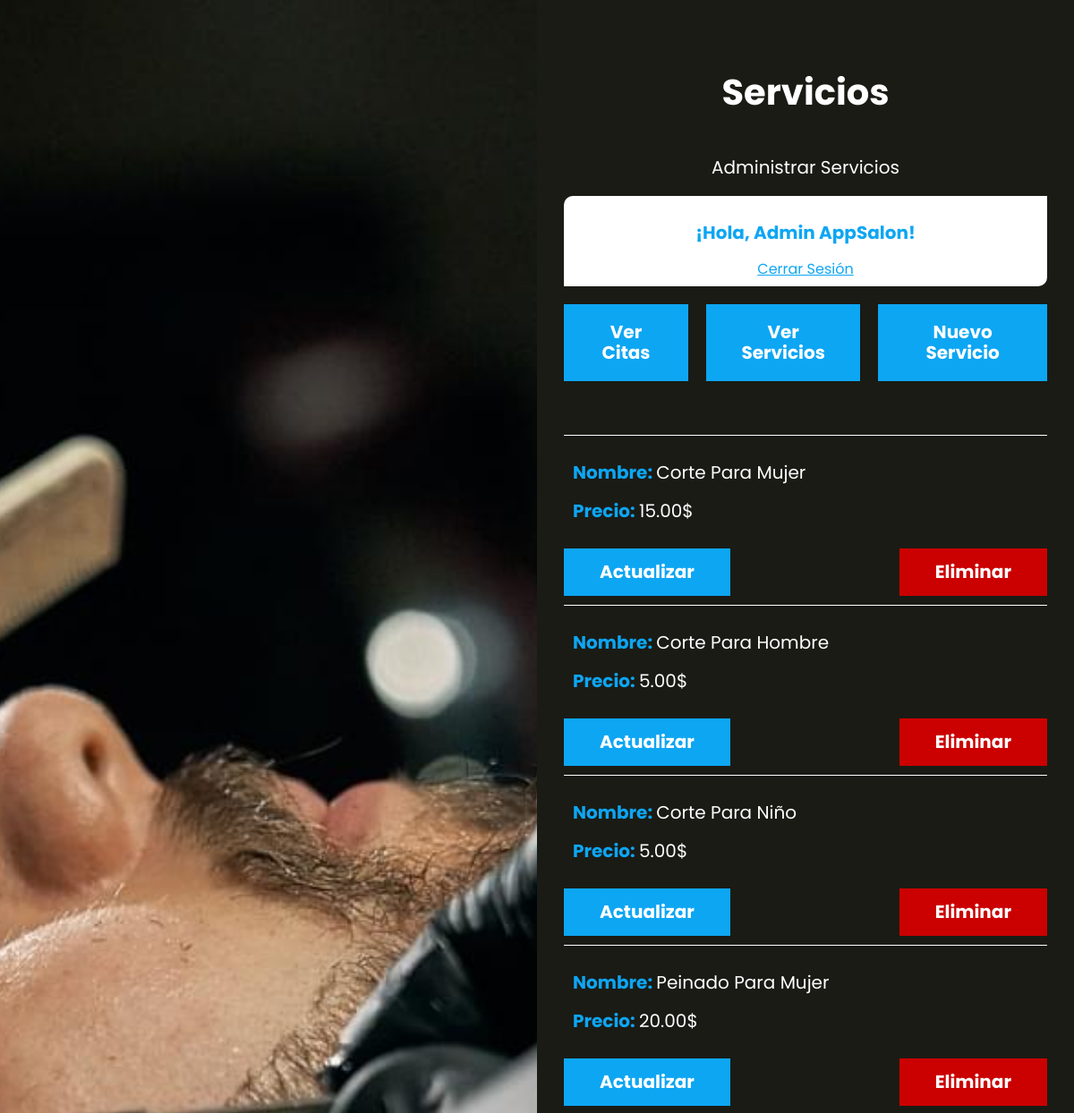
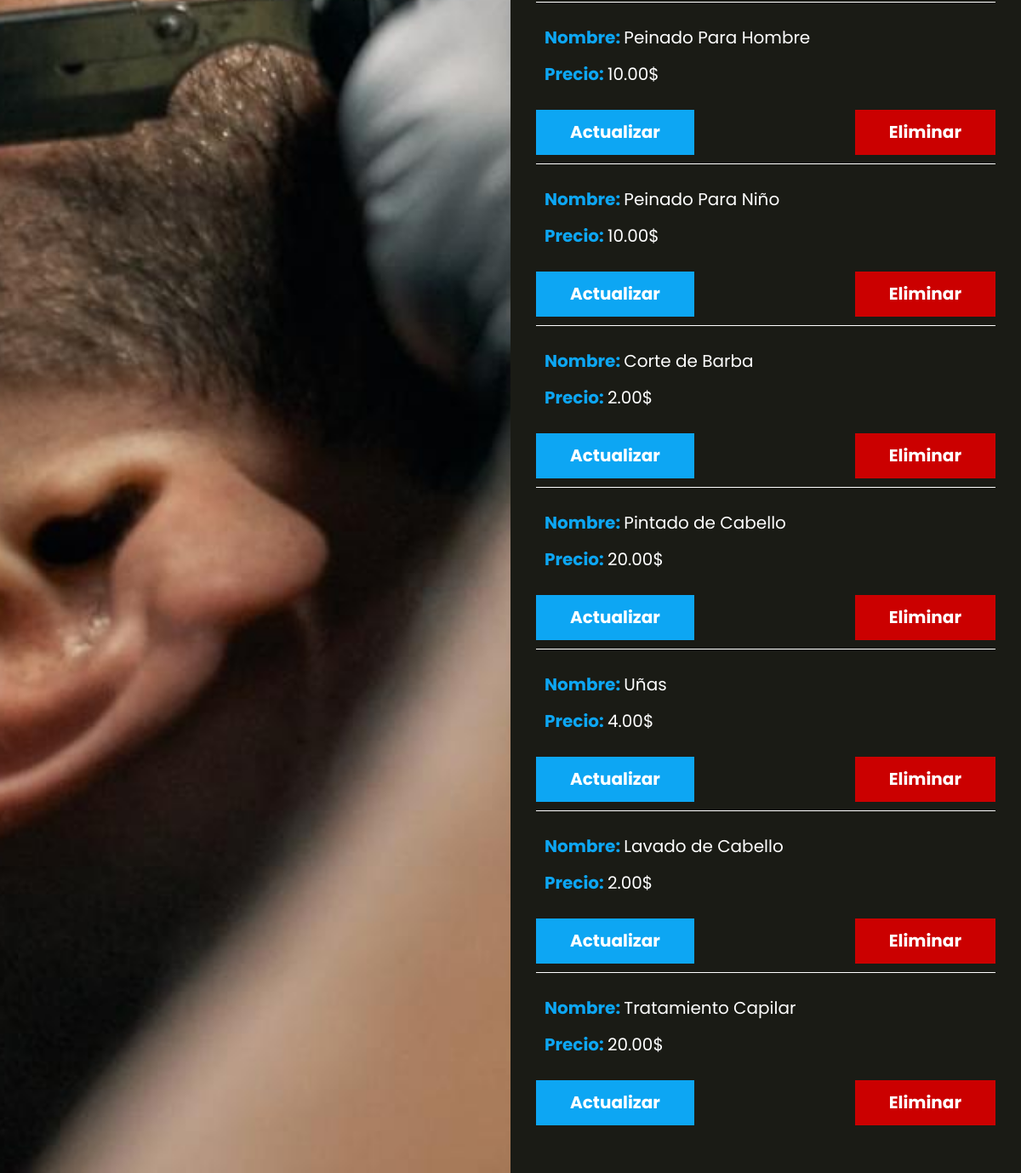
The app's page /servicios (signed in) with its own data (2 pictures, top to bottom).
### tables this page shows
CREATE TABLE `servicios` (
  `id` int NOT NULL,
  `nombre` varchar(60) DEFAULT NULL,
  `precio` decimal(5,2) DEFAULT NULL
);

### controllers/ServicioController.php (called while the page is built, shortened)
<?php
class ServicioController
{
    public static function index(Router $router)
    {
        $servicios = Servicio::all();
        $router->render('servicios/index', [
            'nombre' => $_SESSION['nombre'],
            'servicios' => $servicios
        ]);
    }
}

### public/index.php (called while the page is built, shortened)
<?php
$router = new Router();
$router->get('/', [LoginController::class, 'login']);
$router->post('/', [LoginController::class, 'login']);
$router->get('/logout', [LoginController::class, 'logout']);
$router->get('/olvide', [LoginController::class, 'olvide']);
$router->post('/olvide', [LoginController::class, 'olvide']);
$router->get('/recuperar', [LoginController::class, 'recuperar']);
$router->post('/recuperar', [LoginController::class, 'recuperar']);
$router->get('/crear-cuenta', [LoginController::class, 'crear']);
$router->post('/crear-cuenta', [LoginController::class, 'crear']);
$router->get('/confirmar-cuenta', [LoginController::class, 'confirmar']);
$router->get('/mensaje', [LoginController::class, 'mensaje']);
$router->get('/cita', [CitaController::class, 'index']);
$router->get('/admin', [AdminController::class, 'index']);
$router->get('/api/servicios',[APIController::class, 'index']);
$router->post('/api/citas', [APIController::class, 'guardar']);
$router->post('/api/eliminar', [APIController::class, 'eliminar']);
$router->get('/servicios', [ServicioController::class, 'index']);
$router->get('/servicios/crear', [ServicioController::class, 'crear']);
$router->post('/servicios/crear', [ServicioController::class, 'crear']);
$router->get('/servicios/actualizar', [ServicioController::class, 'actualizar']);
$router->post('/servicios/actualizar', [ServicioController::class, 'actualizar']);
$router->post('/servicios/eliminar', [ServicioController::class, 'eliminar']);
$router->comprobarRutas();

### models/ActiveRecord.php (called while the page is built, shortened)
<?php
class ActiveRecord {
    protected static $db;
    protected static $tabla = '';
    public static function setDB($database) {
        self::$db = $database;
    }
    public static function consultarSQL($query) {
        $resultado = self::$db->query($query);
        $array = [];
        while($registro = $resultado->fetch_assoc()) {
            $array[] = static::crearObjeto($registro);
        }
        return $array;
    }
    protected static function crearObjeto($registro) {
        $objeto = new static;
        foreach($registro as $key => $value ) {
            if(property_exists( $objeto, $key  )) {
                $objeto->$key = $value;
            }
        }
        return $objeto;
    }
    public static function all() {
        $query = "SELECT * FROM " . static::$tabla;
        $resultado = self::consultarSQL($query);
        return $resultado;
    }
}

### views/servicios/index.php (the view, shortened to what this page needs)
<h1 class="nombre-pagina">Servicios</h1>
<p class="descripcion-pagina">Administrar Servicios</p>
<?php
include_once __DIR__ . '/../templates/barra.php';
?>
<ul class="servicios">
    <?php
    foreach ($servicios as $servicio) { ?>
        <li>
            <p>Nombre: <span><?php echo $servicio->nombre; ?></span></p>
            <p>Precio: <span><?php echo $servicio->precio; ?>$</span></p>
        </li>
        <div class="acciones">
            <a href="/servicios/actualizar?id=<?php echo $servicio->id; ?>" class="boton">Actualizar</a>
            <form action="/servicios/eliminar" method="POST">
                <input type="submit" class="boton-eliminar" value="Eliminar">
            </form>
        </div>
    <?php } ?>
</ul>

### views/templates/barra.php
<div class="barra">
    <p>¡Hola, <?php echo $nombre ?? 'Invitado' ?>!</p>
    <a href="/logout">Cerrar Sesión</a>
</div>
<?php
if (isset($_SESSION['admin'])) { ?>
    <div class="barra-servicios">
        <a href="/admin" class="boton">Ver Citas</a>
        <a href="/servicios" class="boton">Ver Servicios</a>
        <a href="/servicios/crear" class="boton">Nuevo Servicio</a>
    </div>
<?php }
?>

### Router.php (shortened to what this page needs)
<?php
class Router
{
    public array $getRoutes = [];
    public array $postRoutes = [];
    public function get($url, $fn)
    {
        $this->getRoutes[$url] = $fn;
    }
    public function post($url, $fn)
    {
        $this->postRoutes[$url] = $fn;
    }
    public function comprobarRutas()
    {
        $currentUrl = strtok($_SERVER['REQUEST_URI'], '?') ?? '/';
        $method = $_SERVER['REQUEST_METHOD'];
        if ($method === 'GET') {
            $fn = $this->getRoutes[$currentUrl] ?? null;
        } else {
            $fn = $this->postRoutes[$currentUrl] ?? null;
        }
        if ( $fn ) {
            call_user_func($fn, $this);
        } else {
            echo "Página No Encontrada o Ruta no válida";
        }
    }
    public function render($view, $datos = [])
    {
        include_once __DIR__ . "/views/$view.php";
        $contenido = ob_get_clean();
        include_once __DIR__ . '/views/layout.php';
    }
}

### views/layout.php (shortened to what this page needs)
<!DOCTYPE html>
<html lang="es">
<head>
    <link rel="stylesheet" href="/build/css/app.css">
</head>
<body>
    <div class="contenedor-app">
        <div class="imagen">
        </div>
        <div class="app">
            <?php echo $contenido; ?>
        </div>
    </div>
</body>
</html>

### public/build/css/app.css (style rules this page uses)
html { line-height:1.15;-webkit-text-size-adjust:100% }
body { margin:0 }
h1 { font-size:2em;margin:.67em 0 }
a { background-color:transparent }
button,input,optgroup,select,textarea { font-family:inherit;font-size:100%;line-height:1.15;margin:0 }
button,input { overflow:visible }
[type=button],[type=reset],[type=submit],button { -webkit-appearance:button }
html { font-size:62.5%;box-sizing:border-box;height:100% }
body { min-height:100%;display:flex;flex-direction:column;background-color:#1a1b15;color:#fff }
@media (min-width:768px) { body { height:100% } }
*,:after,:before { box-sizing:inherit }
body { font-family:Poppins,sans-serif;font-size:1.6rem }
a { text-decoration:none }
h1,h2,h3 { font-family:Poppins,sans-serif;margin:0 0 2.5rem;font-weight:900;color:#fff;text-align:center }
h1 { font-size:4rem }
p { color:#fff;font-size:2rem }
.nombre-pagina { margin:5rem 0;font-weight:700 }
.descripcion-pagina { text-align:center }
@media (min-width:768px) { .contenedor-app { display:grid;grid-template-columns:repeat(2,1fr);min-height:100vh } }
.contenedor-app .imagen { height:20rem;background-image:url(../img/1.jpg);background-size:cover;background-position:50% }
@media (min-width:768px) { .contenedor-app .imagen { height:auto } }
.contenedor-app .app { width:100%;margin:0 auto;padding:3rem }
@media (min-width:768px) { .contenedor-app .app { overflow-y:auto } }
.barra-servicios { margin-bottom:5rem }
@media (min-width:768px) { .barra-servicios { display:flex;justify-content:space-between;gap:2rem } }
.barra-servicios .boton { margin:0 0 1rem;padding:1rem 2rem;font-size:1.6rem;transition:all .3s ease }
@media (min-width:1024px) { .barra-servicios .boton { padding:2rem 3rem;font-size:2rem;transition:all .3s ease } }
.barra { display:block;padding:1rem 0;background-color:#fff;text-align:center;border-radius:1rem 0 1rem 0;margin:0 auto 2rem }
.barra p { color:#0da6f3;font-weight:700 }
.barra a { color:#0da6f3;text-decoration:underline;transition:all .3s ease }
.citas,.servicios { list-style:none;padding:0 }
.citas li,.servicios li { padding:1rem;border-top:.1rem solid #fff }
.citas li p,.servicios li p { font-weight:700;color:#0da6f3 }
.citas li .servicio,.citas li span,.servicios li .servicio,.servicios li span { font-weight:400;color:#fff }
.servicios .acciones { margin:0 }
.servicios .boton,.servicios .boton-eliminar { margin:0 0 1rem }
.boton { background-color:#0da6f3;padding:1.5rem 4rem;color:#fff;font-size:2rem;font-weight:400;display:inline-block;font-weight:700;border:none;transition-property:background-color;transition-duration:.3s;text-align:center;display:block;width:100%;margin:5rem 0 }
@media (min-width:768px) { .boton { width:auto } }
.boton-eliminar { background-color:#cb0000;padding:1.5rem 4rem;color:#fff;font-size:2rem;font-weight:400;display:inline-block;font-weight:700;border:none;transition-property:background-color;transition-duration:.3s;text-align:center;display:block;width:100%;margin:5rem 0 }
@media (min-width:768px) { .boton-eliminar { width:auto } }
.acciones { margin-top:5rem }
@media (min-width:768px) { .acciones { display:flex;justify-content:space-between;align-items:center } }
.acciones a { margin-bottom:2.5rem }
.acciones a,.alerta { color:#fff;display:block;text-align:center }

### records on screen
servicios: nombre "Corte Para Mujer", precio "15.00"
servicios: nombre "Corte Para Hombre", precio "5.00"
servicios: nombre "Corte Para Niño", precio "5.00"
servicios: nombre "Peinado Para Mujer", precio "20.00"
servicios: nombre "Peinado Para Hombre", precio "10.00"
servicios: nombre "Peinado Para Niño", precio "10.00"
servicios: nombre "Corte de Barba", precio "2.00"
servicios: nombre "Pintado de Cabello", precio "20.00"
servicios: nombre "Uñas", precio "4.00"
servicios: nombre "Lavado de Cabello", precio "2.00"
servicios: nombre "Tratamiento Capilar", precio "20.00"

### other values on screen
$nombre "Admin AppSalon"
